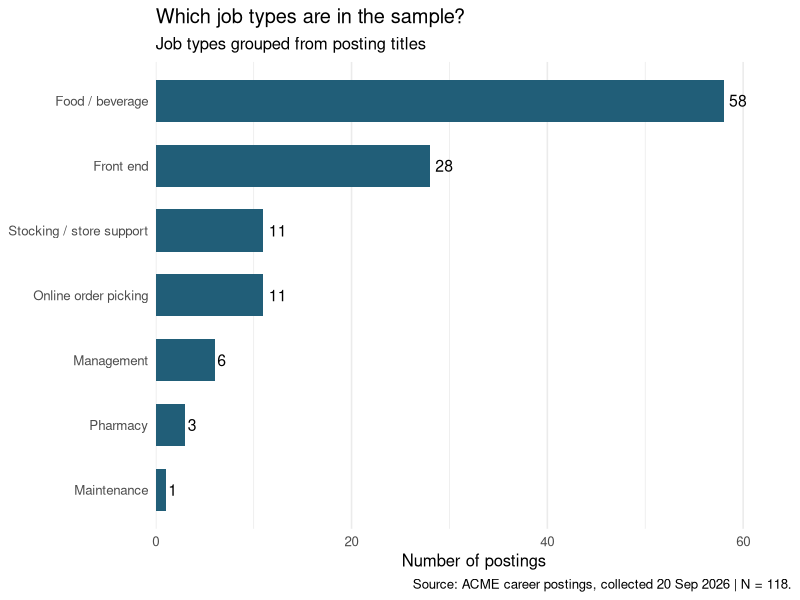
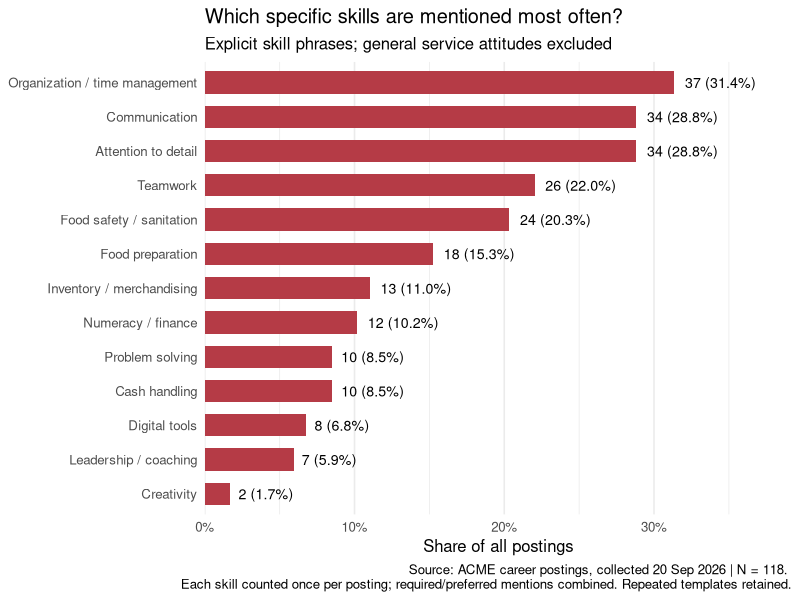
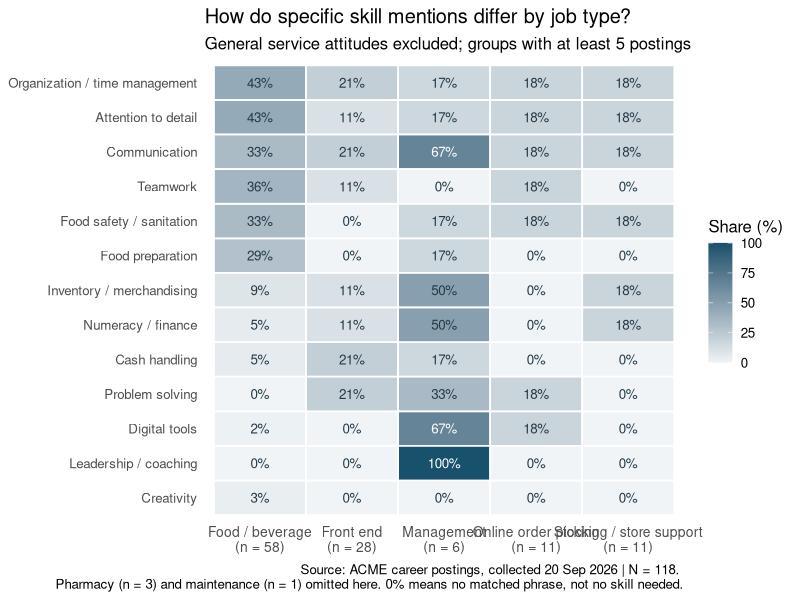

Generate these figures, in order, with R:
# ACME: which skills are mentioned, and how do they differ by job type?
library(dplyr)
library(stringr)
library(ggplot2)

# Run from post2, or from the repository root with:
# source("blog/posts/post2/analyze_acme.R", chdir = TRUE)
if (.Platform$OS.type == "windows") Sys.setlocale("LC_CTYPE", ".UTF-8")

# 1. Read and check the data. One row should mean one job posting.
jobs <- read.csv("acme_jobs.csv", fileEncoding = "UTF-8", stringsAsFactors = FALSE)
stopifnot(!anyDuplicated(jobs$job_id), all(jobs$banner == "ACME Markets"))
stopifnot(all(!is.na(jobs$requirements)), all(nzchar(jobs$requirements)))
cat("Job postings:", nrow(jobs), "\n")

# 2. Group titles into job types.
jobs <- jobs %>%
  mutate(job_type = case_when(
    str_detect(title, regex("pharmac", ignore_case = TRUE)) ~ "Pharmacy",
    str_detect(title, regex("manager|director|supervisor", ignore_case = TRUE)) ~ "Management",
    str_detect(title, regex("refrigeration", ignore_case = TRUE)) ~ "Maintenance",
    str_detect(title, regex("front end|customer service", ignore_case = TRUE)) ~ "Front end",
    str_detect(title, regex("shopper", ignore_case = TRUE)) ~ "Online order picking",
    str_detect(title, regex("stocker|store support", ignore_case = TRUE)) ~ "Stocking / store support",
    str_detect(title, regex("deli|produce|meat|seafood|bakery|baker|cake|dairy|barista|beverage", ignore_case = TRUE)) ~ "Food / beverage",
    TRUE ~ "Other"
  ))
job_counts <- jobs %>% count(job_type, name = "postings") %>% arrange(desc(postings))
print(job_counts)

# 3. Define skill categories and phrases before counting.
# Age, degrees, licenses, lifting, shifts, and enthusiasm are not counted as skills.
skills <- data.frame(
  skill = c("Teamwork", "Communication",
    "Organization / time management", "Attention to detail", "Food preparation",
    "Food safety / sanitation", "Digital tools", "Inventory / merchandising",
    "Cash handling", "Leadership / coaching", "Problem solving",
    "Numeracy / finance", "Creativity"),
  pattern = c(
    "teamwork|team collaboration|ability to contribute effectively|ability to work independently as well as within a large team|coordinating order needs with team members",
    "communicat|interpersonal",
    "organizational skills|organization|organizational|organized|time management|multi-task|multitask|managing multiple|prioritize tasks|prioritization|manage workflow",
    "attention to detail|eye for detail|observational skills|accuracy|accurately|precision",
    "food prep experience|food preparation skills|knife skills|food preparation equipment|deli preparation techniques|deli production|experience preparing deli",
    "food safety|food handling|sanitation|sanitary",
    "computer|handheld|digital order|technology use|store systems|ordering platforms|workforce management tools|financial analysis platforms",
    "inventory|stocking|stock levels|rotate stock|merchandising|shrink management|shrink control",
    "cash handling|cash register|counting money|cash transactions|transaction handling|counting change|balancing registers",
    "leadership|coaching|supervisory|supervisor|manage people|team development|train, coach|supervising",
    "problem-solving|problem solving|problem awareness|identify needs, problems|maintain composure",
    "basic math|accounting|financial knowledge|financial analysis|profit and loss|financial platforms|strong analytical",
    "artistic and creative skillset|creative skills|artistic skills"
  )
)

# "Helping customers and fellow associates gives you energy" is NOT teamwork.
# Enjoying a team-based environment is also not an explicit collaboration ability.
# Food interests and general pride in work are not food preparation/detail skills.

# Normalize different hyphen characters; remove trailing pay/workplace prose.
jobs <- jobs %>% mutate(
  text = str_to_lower(requirements),
  text = str_replace_all(text, "[\u2010-\u2015]", "-"),
  text = str_remove(text, "(?s)(physical environment:|pay transparency:).*$")
)
jobs <- jobs %>% mutate(service_language = str_detect(text,
  "customer service|customer-service|customer interaction|helping customers|assist customers|assisting customers|assisting patients"))
cat("General service language (excluded from skill rankings):", sum(jobs$service_language), "\n")

# Check one skill at a time and add its results to a table.
# str_extract() returns the first matched phrase, or NA if nothing matches.
skill_results <- data.frame()
for (i in 1:nrow(skills)) {
  matched_phrase <- str_extract(jobs$text, skills$pattern[i])
  one_skill <- data.frame(
    job_id = jobs$job_id, title = jobs$title, job_type = jobs$job_type,
    skill = skills$skill[i], matched_phrase = matched_phrase,
    mentioned = !is.na(matched_phrase)
  )
  skill_results <- rbind(skill_results, one_skill)
}
# A simple table to inspect when checking the classification.
skill_evidence <- skill_results %>% filter(mentioned)

# 4. Overall frequency. The denominator includes all 118 postings.
skill_summary <- skill_results %>%
  group_by(skill) %>%
  summarise(postings = sum(mentioned), .groups = "drop") %>%
  mutate(percent = postings / nrow(jobs) * 100) %>%
  arrange(desc(postings))
print(skill_summary)

# Remember: many stores use the same wording, so postings are not unique templates.
cat("Distinct requirement texts:", n_distinct(jobs$text), "\n")

# 5. Compare percentages WITHIN each job type, not raw numbers across types.
by_type <- skill_results %>%
  group_by(job_type, skill) %>%
  summarise(postings = n(), mentions = sum(mentioned), .groups = "drop") %>%
  mutate(percent = mentions / postings * 100)

# Save the underlying numbers as well as the figures.
dir.create("results", showWarnings = FALSE)
write.csv(job_counts, "results/job_counts.csv", row.names = FALSE)
write.csv(skill_summary, "results/skill_summary.csv", row.names = FALSE)
write.csv(by_type, "results/skills_by_job_type.csv", row.names = FALSE)

# 6. Make three figures.
dir.create("figures", showWarnings = FALSE)
theme_set(theme_minimal(base_size = 12))
source_note <- paste0("Source: ACME career postings, collected 20 Sep 2026 | N = ", nrow(jobs), ".")

p1 <- ggplot(job_counts, aes(x = postings, y = reorder(job_type, postings))) +
  geom_col(fill = "#215E78", width = 0.65) +
  geom_text(aes(label = postings), hjust = -0.3, size = 4) +
  scale_x_continuous(expand = expansion(mult = c(0, 0.12))) +
  labs(title = "Which job types are in the sample?", subtitle = "Job types grouped from posting titles",
       x = "Number of postings", y = NULL, caption = source_note) +
  theme(panel.grid.major.y = element_blank())
ggsave("figures/job_types.png", p1, width = 10, height = 5.5, dpi = 180, bg = "white")

p2 <- ggplot(skill_summary, aes(x = percent, y = reorder(skill, percent))) +
  geom_col(fill = "#B53B46", width = 0.65) +
  geom_text(aes(label = sprintf("%d (%.1f%%)", postings, percent)), hjust = -0.15, size = 3.6) +
  scale_x_continuous(labels = scales::label_percent(scale = 1),
                     expand = expansion(mult = c(0, 0.25))) +
  labs(title = "Which specific skills are mentioned most often?", subtitle = "Explicit skill phrases; general service attitudes excluded",
       x = "Share of all postings", y = NULL,
       caption = paste(source_note, "\nEach skill counted once per posting; required/preferred mentions combined. Repeated templates retained.")) +
  theme(panel.grid.major.y = element_blank())
ggsave("figures/skill_frequency.png", p2, width = 11, height = 8, dpi = 180, bg = "white")

# Show groups with at least five postings; smaller groups are too sparse here.
heatmap_data <- by_type %>% filter(postings >= 5) %>%
  mutate(group_label = paste0(job_type, "\n(n = ", postings, ")"),
         skill = factor(skill, levels = rev(skill_summary$skill)))
p3 <- ggplot(heatmap_data, aes(x = group_label, y = skill, fill = percent)) +
  geom_tile(color = "white", linewidth = 0.6) +
  geom_text(aes(label = sprintf("%.0f%%", percent), color = percent >= 55), size = 3.4) +
  scale_color_manual(values = c("FALSE" = "#243A48", "TRUE" = "white"), guide = "none") +
  scale_fill_gradient(low = "#F0F4F6", high = "#18516B", limits = c(0, 100), name = "Share (%)") +
  labs(title = "How do specific skill mentions differ by job type?", subtitle = "General service attitudes excluded; groups with at least 5 postings",
       x = NULL, y = NULL,
       caption = paste(source_note, "\nPharmacy (n = 3) and maintenance (n = 1) omitted here. 0% means no matched phrase, not no skill needed.")) +
  theme(panel.grid = element_blank(), axis.text.x = element_text(size = 10))
ggsave("figures/skills_by_job_type.png", p3, width = 12, height = 8, dpi = 180, bg = "white")

if (interactive()) {
  print(p1)
  print(p2)
  print(p3)
}
# Main RStudio tables: jobs, skills, skill_results, skill_summary, by_type.
# These are descriptive text frequencies, not hiring probabilities or causal effects.
